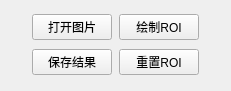
   <widget class="QWidget" name="verticalLayoutWidget_3">
    <property name="geometry">
     <rect>
      <x>50</x>
      <y>20</y>
      <width>231</width>
      <height>91</height>
     </rect>
    </property>
    <layout class="QVBoxLayout" name="verticalLayout_3">
     <item>
      <layout class="QHBoxLayout" name="horizontalLayout_12">
       <item>
        <spacer name="horizontalSpacer_20">
         <property name="orientation">
          <enum>Qt::Orientation::Horizontal</enum>
         </property>
         <property name="sizeHint" stdset="0">
          <size>
           <width>40</width>
           <height>20</height>
          </size>
         </property>
        </spacer>
       </item>
       <item>
        <widget class="QPushButton" name="btn_openImg">
         <property name="text">
          <string>打开图片</string>
         </property>
        </widget>
       </item>
       <item>
        <spacer name="horizontalSpacer_19">
         <property name="orientation">
          <enum>Qt::Orientation::Horizontal</enum>
         </property>
         <property name="sizeHint" stdset="0">
          <size>
           <width>20</width>
           <height>20</height>
          </size>
         </property>
        </spacer>
       </item>
       <item>
        <widget class="QPushButton" name="btn_drawRoi">
         <property name="text">
          <string>绘制ROI</string>
         </property>
        </widget>
       </item>
       <item>
        <spacer name="horizontalSpacer_21">
         <property name="orientation">
          <enum>Qt::Orientation::Horizontal</enum>
         </property>
         <property name="sizeHint" stdset="0">
          <size>
           <width>40</width>
           <height>20</height>
          </size>
         </property>
        </spacer>
       </item>
      </layout>
     </item>
     <item>
      <layout class="QHBoxLayout" name="horizontalLayout_13">
       <item>
        <spacer name="horizontalSpacer_22">
         <property name="orientation">
          <enum>Qt::Orientation::Horizontal</enum>
         </property>
         <property name="sizeHint" stdset="0">
          <size>
           <width>40</width>
           <height>20</height>
          </size>
         </property>
        </spacer>
       </item>
       <item>
        <widget class="QPushButton" name="btn_saveImg">
         <property name="text">
          <string>保存结果</string>
         </property>
        </widget>
       </item>
       <item>
        <spacer name="horizontalSpacer_24">
         <property name="orientation">
          <enum>Qt::Orientation::Horizontal</enum>
         </property>
         <property name="sizeHint" stdset="0">
          <size>
           <width>20</width>
           <height>20</height>
          </size>
         </property>
        </spacer>
       </item>
       <item>
        <widget class="QPushButton" name="btn_resetROI">
         <property name="text">
          <string>重置ROI</string>
         </property>
        </widget>
       </item>
       <item>
        <spacer name="horizontalSpacer_23">
         <property name="orientation">
          <enum>Qt::Orientation::Horizontal</enum>
         </property>
         <property name="sizeHint" stdset="0">
          <size>
           <width>40</width>
           <height>20</height>
          </size>
         </property>
        </spacer>
       </item>
      </layout>
     </item>
    </layout>
   </widget>
